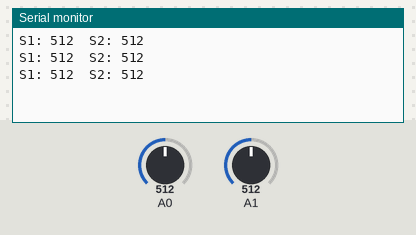
Bench run of a sketch on a simulated Arduino Uno, built with avr-gcc and run on an emulated ATmega328P. Shown: the last lines printed to the serial monitor. The inputs (shaded band) are chosen by the test bench; at power-on: A0 = 512, A1 = 512.

Above: at 1.3 s.
1.4 s: A0 set to 716
At 1.9 s:
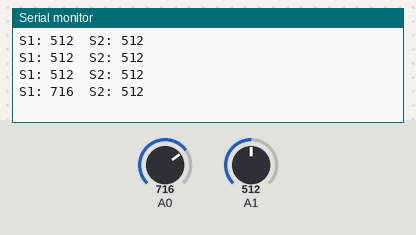
2.9 s: A1 set to 716
At 3.4 s:
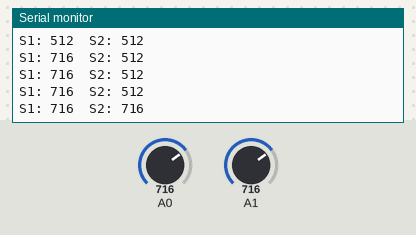
4.4 s: A0 set to 900
At 4.9 s:
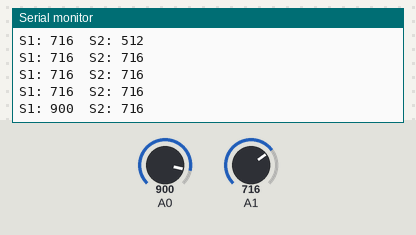
5.9 s: A1 set to 900
At 6.4 s:
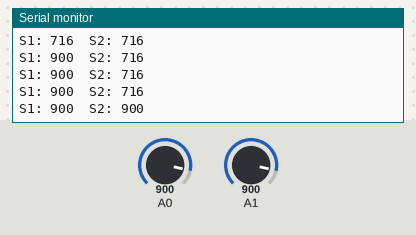
Timing chart, 0 to 8.4 s (numbered marks = the images above; inputs shaded):
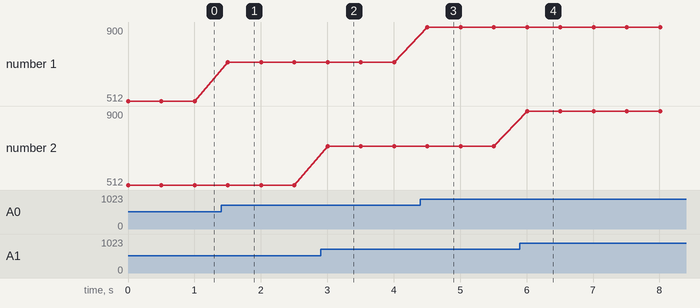

The sketch:

ir_sensor.ino
```cpp
/*
 * Refer to MePort class here:
 * https://github.com/Makeblock-official/mBot/blob/master/mBot-default-program/MePort.cpp
 */

#include <MeMCore.h>

// instantiate peripheral objects
MePort ir_sensor(PORT_3);  // CHECK THAT RJ25 IR SENSORS ARE AT PORT 3

// variables to contain integer output from ir sensors
int s1, s2;

void setup() {
  // initialize serial communications at 9600 bps
  Serial.begin(9600);
}

void loop() {
  /* checks if ir_sensor works. should get integer values between 0 and 1023
   * inclusive based on https://www.arduino.cc/reference/en/language/functions/analog-io/analogread/ */
  s1 = ir_sensor.aRead1();
  s2 = ir_sensor.aRead2();
  Serial.print("S1: ");
  Serial.print(s1);
  Serial.print("\t");
  Serial.print("S2: ");
  Serial.println(s2);

  delay(500); // to prevent serial monitor from getting too many readings
}
```

Measured:
- after the input at 1.4 s, the serial monitor: prints a new line after 0.10 s (image 1)
- after the input at 2.9 s, the serial monitor: prints a new line after 0.10 s (image 2)
- after the input at 4.4 s, the serial monitor: prints a new line after 0.11 s (image 3)
- after the input at 5.9 s, the serial monitor: prints a new line after 0.11 s (image 4)
- plotted number 1: 512 → 716 after the input at 1.4 s, 716 → 900 after the input at 4.4 s
